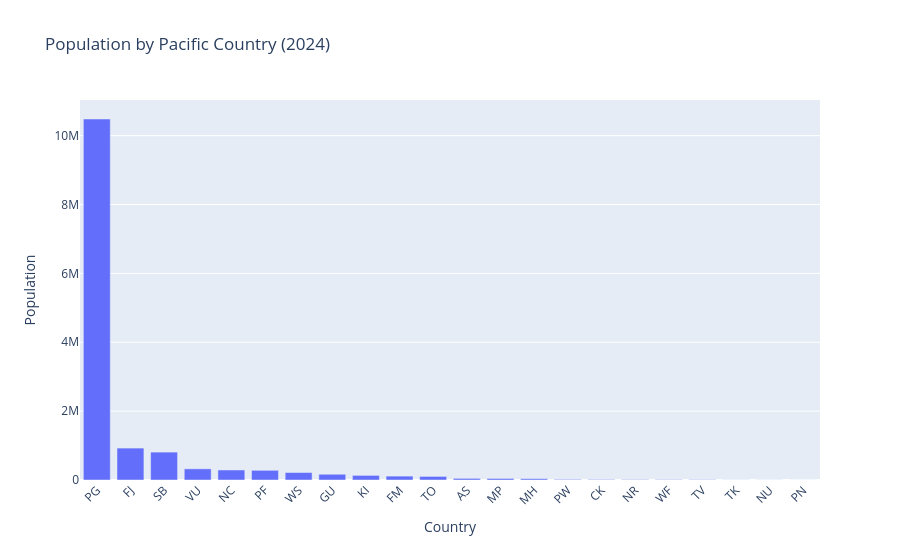

The cell this chart's notebook holds for it:
### Code cell
import plotly.express as px

pop_df = (
    population[
        (population['INDICATOR'] == 'POPULATION') &
        (~population['GEO_PICT'].isin(to_ignore))
    ]
    .sort_values('value', ascending=False)
)

fig = px.bar(
    pop_df,
    x='GEO_PICT',
    y='value',
    title='Population by Pacific Country (2024)',
    labels={'GEO_PICT': 'Country', 'value': 'Population'},
)

fig.update_layout(xaxis_tickangle=-45)
fig.show()

### Figure 1 — Plotly figure (JSON) as saved in the notebook; plotly's stock layout.template omitted (floating-point values rounded to 4 significant figures)
{"data": [{"hovertemplate": "Country=%{x}<br>Population=%{y}<extra></extra>", "legendgroup": "", "marker": {"color": "#636efa", "pattern": {"shape": ""}}, "name": "", "orientation": "v", "showlegend": false, "textposition": "auto", "type": "bar", "x": ["PG", "FJ", "SB", "VU", "NC", "PF", "WS", "GU", "KI", "FM", "TO", "AS", "MP", "MH", "PW", "CK", "NR", "WF", "TV", "TK", "NU", "PN"], "xaxis": "x", "y": [10480000.0, 926500.0, 809500.0, 324100.0, 291300.0, 281500.0, 217300.0, 167200.0, 133500.0, 112900.0, 104400.0, 47140.0, 44670.0, 38180.0, 17710.0, 13970.0, 11900.0, 11320.0, 9727.0, 2453.0, 1815.0, 50.0], "yaxis": "y"}], "layout": {"barmode": "relative", "legend": {"tracegroupgap": 0}, "title": {"text": "Population by Pacific Country (2024)"}, "xaxis": {"anchor": "y", "domain": [0, 1], "tickangle": -45, "title": {"text": "Country"}}, "yaxis": {"anchor": "x", "domain": [0, 1], "title": {"text": "Population"}}}}
